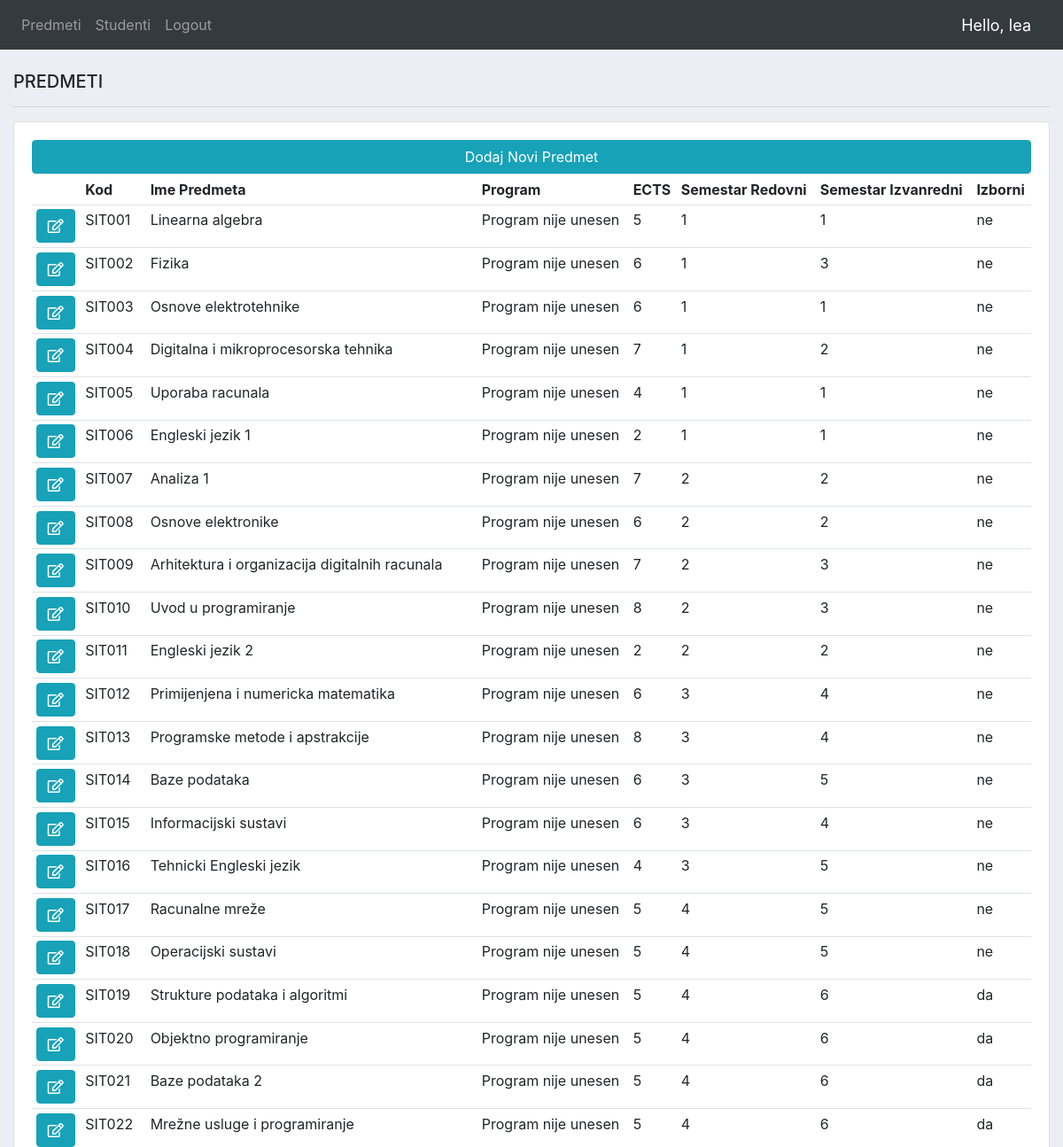
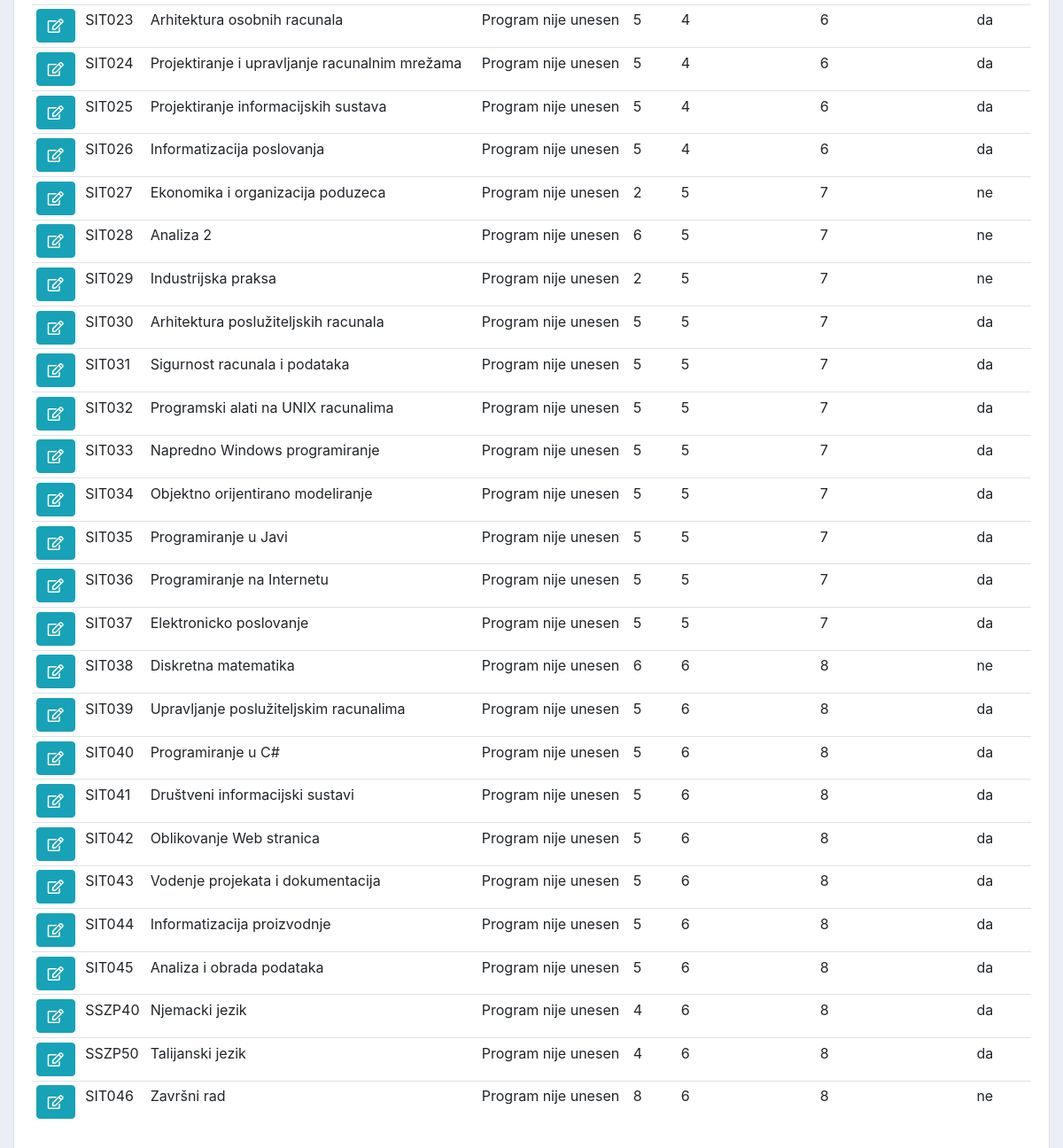
The page /predmeti (signed in) on the database as committed earlier (2 pictures, top to bottom).
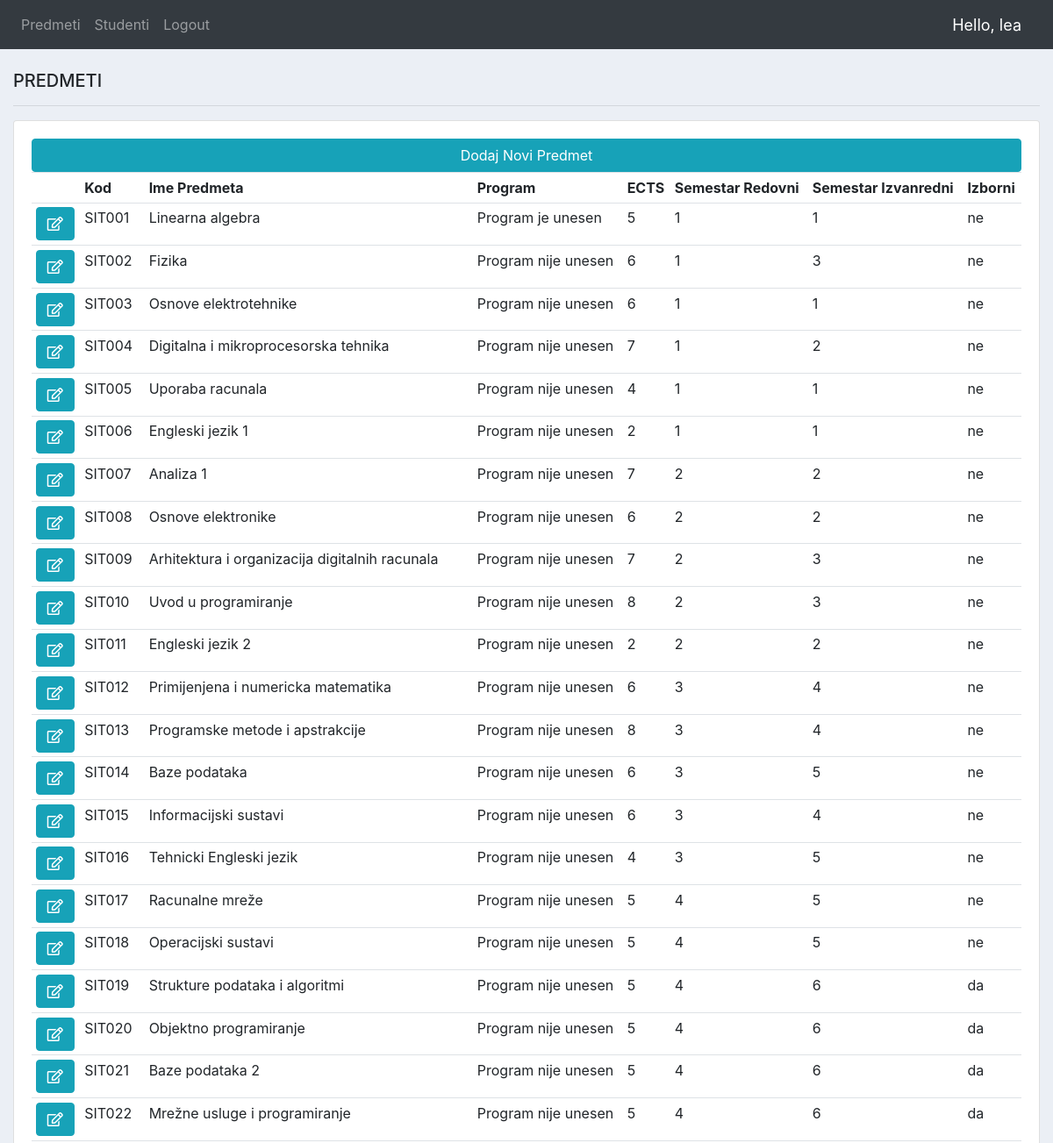
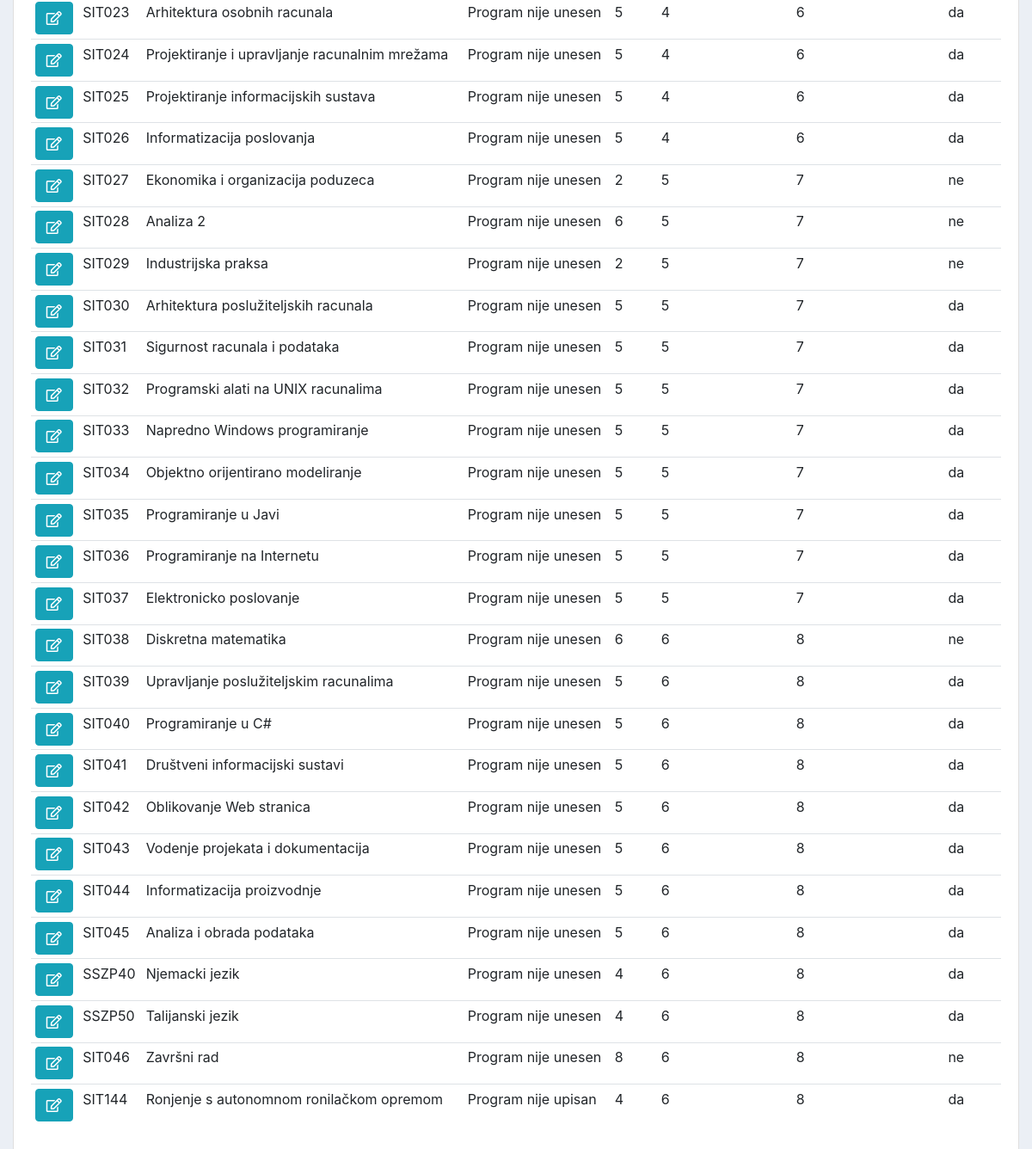
The same page on the database as committed later (2 pictures, top to bottom).
### mentorski/models.py (models this page shows, shortened)
class Korisnici(AbstractUser):
    email = models.EmailField(verbose_name="email", max_length=64, unique=True )
    USERNAME_FIELD = 'email'
    REQUIRED_FIELDS = ['username','password']
    MENTOR = 'mentor'
    STUDENT = 'student'
    ROLES = (
        (MENTOR, _('mentor')),
        (STUDENT, _('student')),
    )
    role = models.CharField(_('role'), default=STUDENT, choices=ROLES, max_length=20)
    NONE = 'none'
    REDOVNI = 'redovni'
    IZVANREDNI='izvanredni'
    STATUSES=(
        (NONE, _('none')),
        (REDOVNI, _('redovni')),
        (IZVANREDNI, _('izvanredni')),
    )
    status = models.CharField(_('status'), default=NONE, choices=STATUSES, max_length=20)

class Predmeti(models.Model):
    ime = models.CharField(max_length=255, unique=True)
    kod = models.CharField(max_length=16, primary_key=True, unique=True )
    program = models.CharField(max_length=225)
    ECTS = models.IntegerField()
    sem_redovni = models.IntegerField()
    sem_izvanredni = models.IntegerField()
    DA = 'da'
    NE = 'ne'
    IZBORNI=(
        (DA, _('da')),
        (NE, _('ne')),
    )
    izborni = models.CharField(_('izborni'), default=NE, choices=IZBORNI, max_length=10)

### mentorski/decorators.py (the view)
		def wrapper_func(request, *args, **kwargs):
			group = None
			if request.user.id == None:
				return HttpResponse('You are not authorized to view this page')
			if request.user:
				group = request.user.role
			if group in allowed_roles:
				return view_func(request, *args, **kwargs)
			else:
				return HttpResponse('You are not authorized to view this page')

### mentorski/views.py (called while the page is built)
@allowed_users(allowed_roles=["mentor"])
def predmeti(request):
	predmeti = Predmeti.objects.all()
	context = {'predmeti':predmeti}
	return render(request, 'predmeti.html', context)

### templates/predmeti.html
{%  extends 'main.html' %}
{% block content %}
<br>
<div class="row">
	<div class="col-md">
		<h5>PREDMETI</h5>
		<hr>
		<div class="card card-body">
			<a class="btn btn-info" href="{%  url 'predmet_novi'%}" >Dodaj Novi Predmet</a>
			<table class="table table-sm">
				<tr>
					<th></th>
					<th>Kod</th>
                    <th>Ime Predmeta</th>
                    <th>Program</th>
                    <th>ECTS</th>
                    <th>Semestar Redovni</th>
                    <th>Semestar Izvanredni</th>
                    <th>Izborni</th>
				</tr>
				{% for predmet in predmeti %}
					<tr>
						<td><a class="btn btn-info" href="{%  url 'predmet_uredi' predmet.kod %}" >
                            <i class="far fa-edit"></i>
                            </a>
                        </td>
						<td>{{predmet.kod}}</td>
                        <td>{{predmet.ime}}</td>
                        <td>{{predmet.program}}</td>
                        <td>{{predmet.ECTS}}</td>
                        <td>{{predmet.sem_redovni}}</td>
                        <td>{{predmet.sem_izvanredni}}</td>
                        <td>{{predmet.izborni}}</td>
					</tr>
				{% endfor %}
			</table>
		</div>
	</div>
</div>
{% endblock content %}

### templates/main.html (shortened to what this page needs)
{% load static %}
<!DOCTYPE html>
<html>
    <head>
        <link rel="stylesheet" href="https://stackpath.bootstrapcdn.com/bootstrap/4.3.1/css/bootstrap.min.css">
        <link rel="stylesheet" href="https://maxcdn.bootstrapcdn.com/bootstrap/4.0.0/css/bootstrap.min.css">
        <link rel="stylesheet" href="https://use.fontawesome.com/releases/v5.6.1/css/all.css">
        <link rel="stylesheet" type="text/css" href="{% static 'css/main.css'%}">
    </head>
    <body>
        {% if request.user.role == "mentor" %}
        {% include 'navbar_mentor.html' %}
        {% endif %}
        <div class="container-fluid">
        {% block content %}
        {% endblock %}
        </div>
    </body>
</html>

### templates/navbar_mentor.html (shortened to what this page needs)
{% load static %}
  <nav class="navbar navbar-expand-lg navbar-dark bg-dark">
      <div class="collapse navbar-collapse" id="navbarNav">
        <ul class="navbar-nav">
            <li class="nav-item">
                <a class="nav-link" href="{% url 'predmeti' %}">Predmeti</a>
            </li>
            <li class="nav-item">
                <a class="nav-link" href="{% url 'studenti' %}">Studenti</a>
            </li>
          <li class="nav-item">
            <a class="nav-link" href="{% url 'logout' %}">Logout</a>
          </li>
        </ul>
      </div>
      <span class="hello-msg">Hello, {{request.user.username}}</span>
  </nav>

### static/css/main.css (style rules this page uses)
body { background-color: #ebeff5; }

### templates/navbar_mentor.html (style rules this page uses)
.hello-msg { font-size: 18px; color: #fff; margin-right: 20px; }

Rows that differ between the two databases and show on the page:
changed Predmeti "SIT001": program "Program nije unesen" → "Program je unesen"
added Predmeti: kod "SIT144", ime "Ronjenje s autonomnom ronilačkom opremom", program "Program nije upisan", ECTS "4", sem_redovni "6", sem_izvanredni "8", izborni "da"
